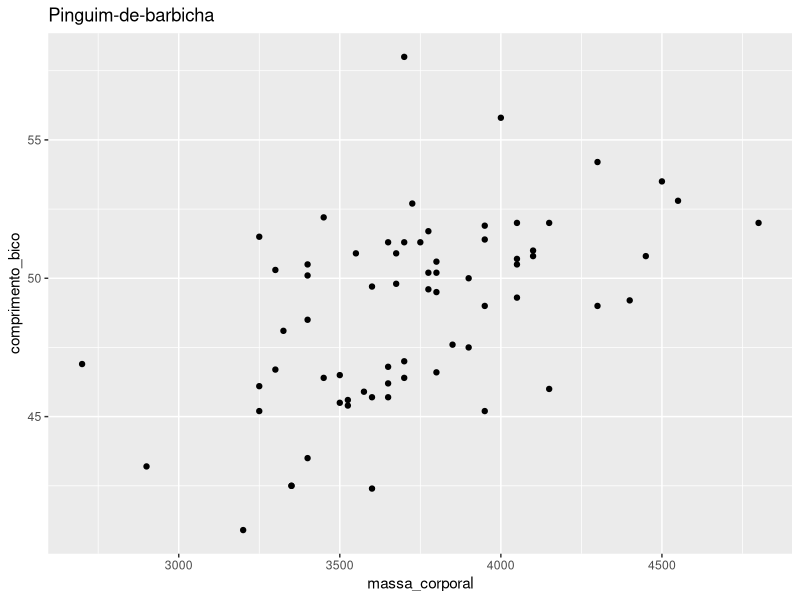
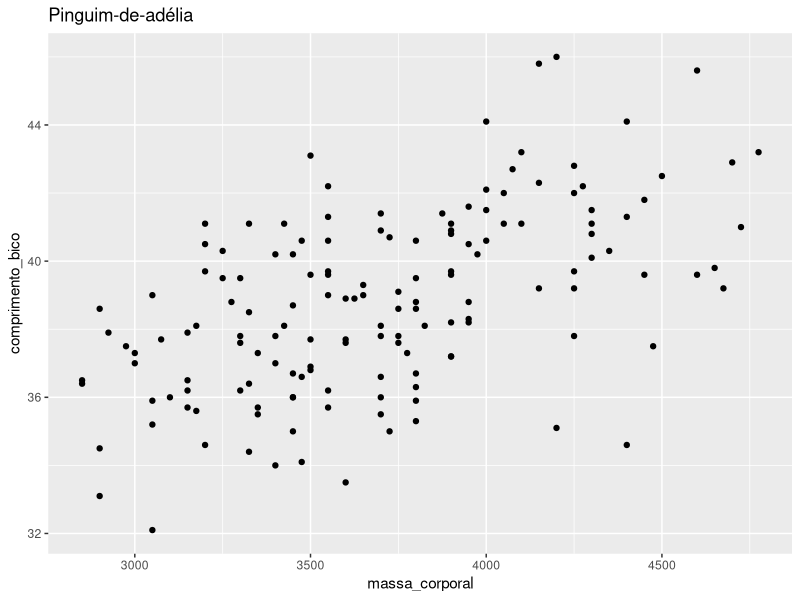
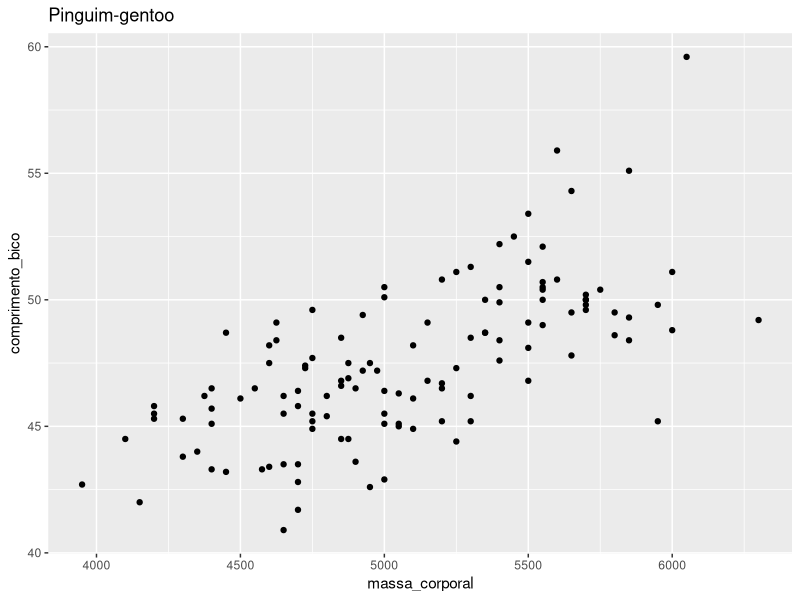
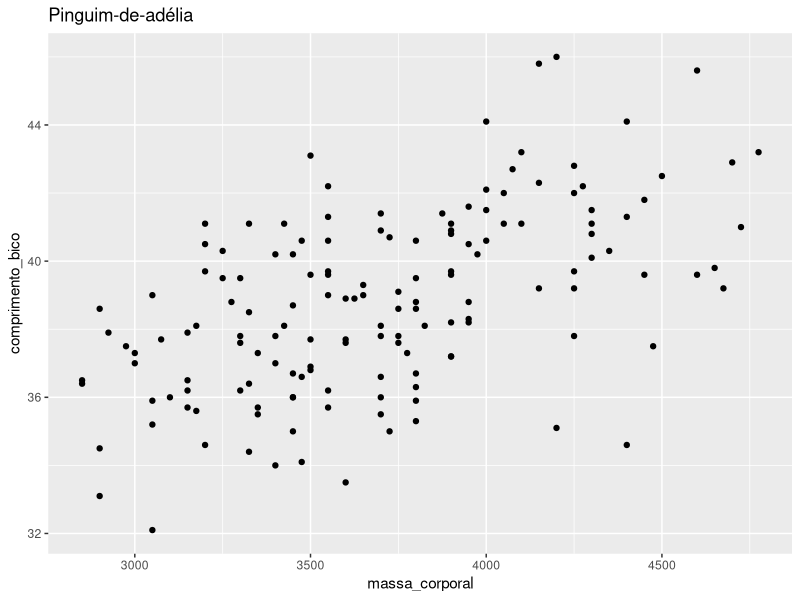
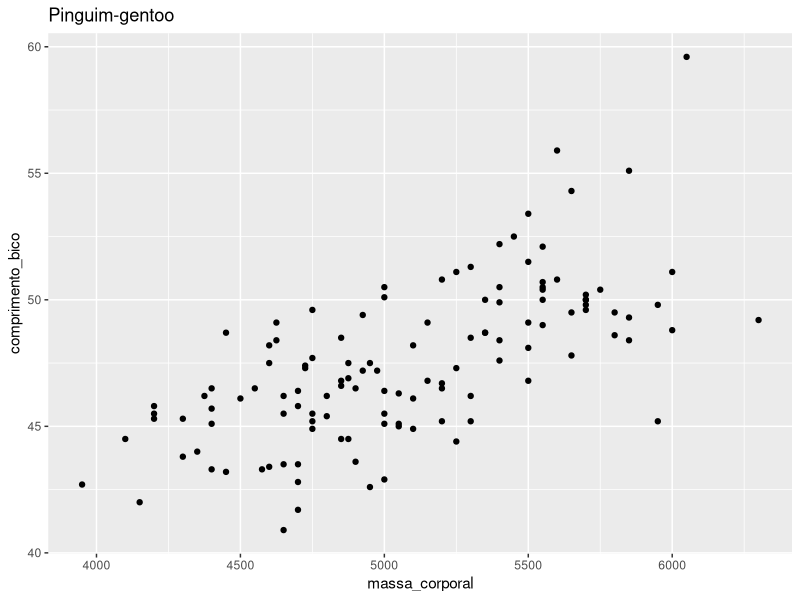
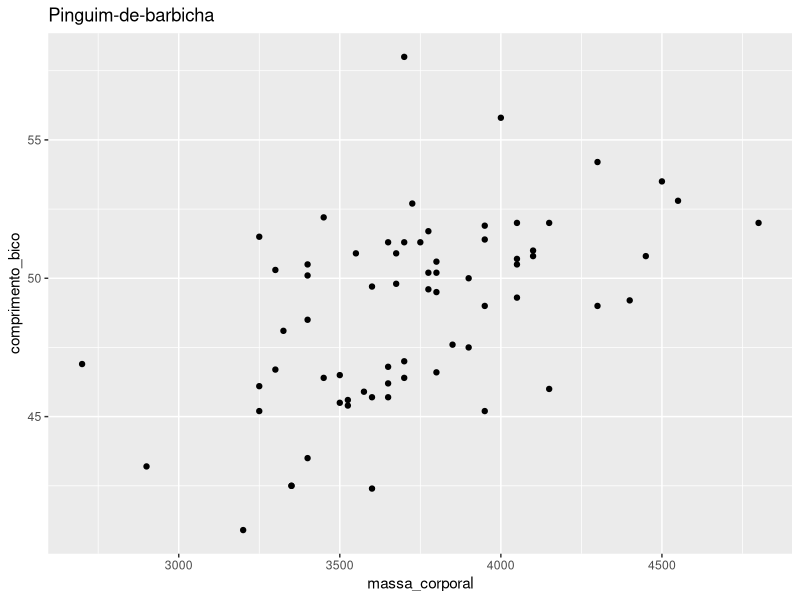

These charts were generated, in order, by the following R code:
## ---- chunk 1
knitr::opts_chunk$set(echo = FALSE, message = FALSE, warning = FALSE)
## ---- chunk 2
library(ggplot2)
## ---- chunk 3
pinguins <- read.csv('dados/pinguins.csv', encoding = "UTF-8")
## ---- chunk 4
print( ggplot(pinguins[pinguins$especie=="Pinguim-de-barbicha",],
       aes(x=massa_corporal, y = comprimento_bico))+
         geom_point()+
         labs(title = "Pinguim-de-barbicha") )

cat("<br> <br> <br>")

print( ggplot(pinguins[pinguins$especie=="Pinguim-de-adélia",],
       aes(x=massa_corporal, y = comprimento_bico))+
         geom_point()+
         labs(title = "Pinguim-de-adélia") )

cat("<br> <br> <br>")


print( ggplot(pinguins[pinguins$especie=="Pinguim-gentoo",],
       aes(x=massa_corporal, y = comprimento_bico))+
         geom_point()+
         labs(title = "Pinguim-gentoo") )

cat("<br> <br> <br>")

## ---- chunk 5
for (i in unique(pinguins$especie)) {
 
print( ggplot(pinguins[pinguins$especie==i,], aes(x=massa_corporal, y = comprimento_bico))+
         geom_point()+
         labs(title = i))
  
  cat("<br> <br> <br>")

}  
